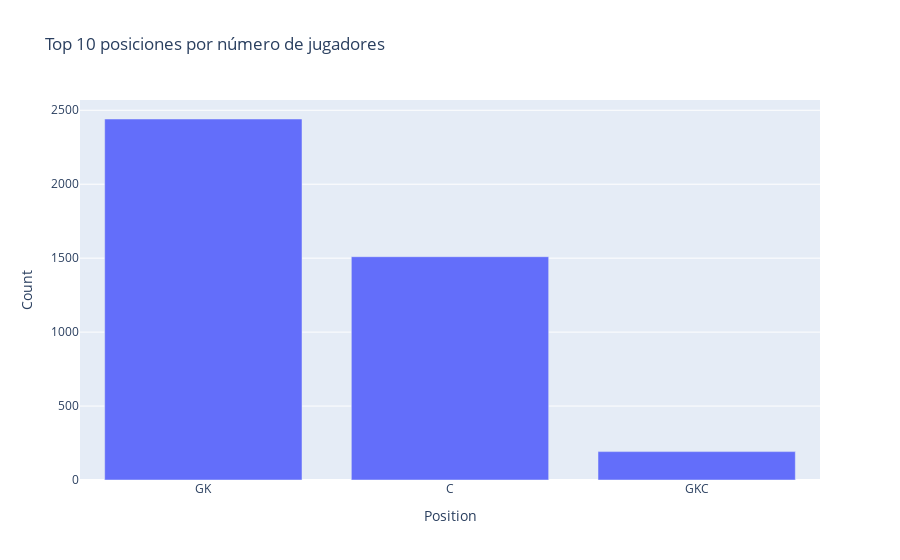
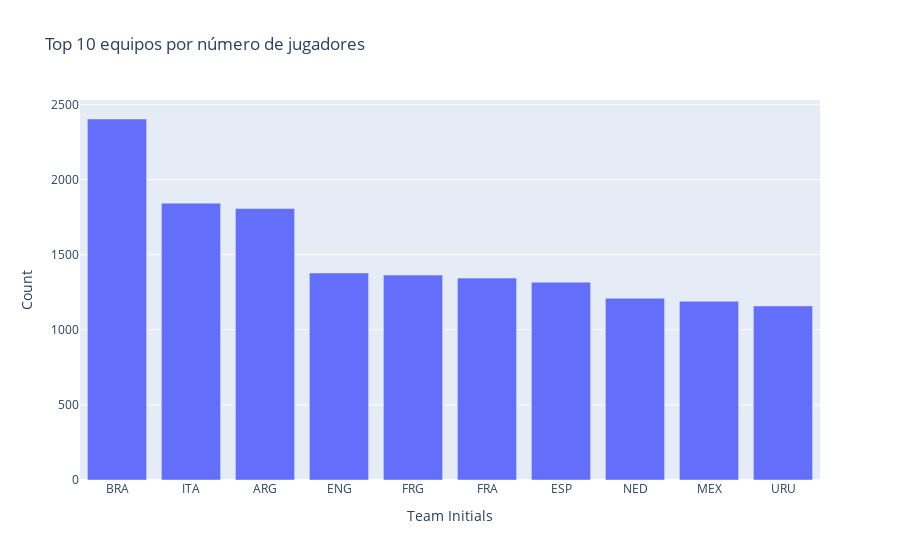

Notebook source saved alongside these figures, in order:
### Markdown cell above
### 2) Visualización de datos

**Tareas:**  
- Instalar/usar Plotly si es necesario.  
- Graficar **conteo de jugadores por `Position`** (Top 10).  
- Graficar **conteo de jugadores por `Team Initials`** (Top 10).

> Sugerencia: agrega `.to_pandas()` antes de pasar a Plotly para recolectar y graficar.

### Code cell
# TODO: tu código aquí
import plotly.express as px

pos_counts = (
    kdf["Position"]
    .value_counts()
    .reset_index()
    .rename(columns={"index":"Position","Position":"Count"})
    .to_pandas()
    .head(10)
)

fig1 = px.bar(pos_counts, x="Position", y="Count", title="Top 10 posiciones por número de jugadores")
fig1.show()

team_counts = (
    kdf["Team Initials"].value_counts()
    .reset_index()
    .rename(columns={"index":"Team Initials","Team Initials":"Count"})
    .to_pandas()
    .head(10)
)

fig2 = px.bar(team_counts, x="Team Initials", y="Count", title="Top 10 equipos por número de jugadores")
fig2.show()

### Figure 1 — Plotly figure (JSON) as saved in the notebook; plotly's stock layout.template omitted (floating-point values rounded to 4 significant figures)
{"data": [{"hovertemplate": "Position=%{x}<br>Count=%{y}<extra></extra>", "legendgroup": "", "marker": {"color": "#636efa", "pattern": {"shape": ""}}, "name": "", "orientation": "v", "showlegend": false, "textposition": "auto", "type": "bar", "x": ["GK", "C", "GKC"], "xaxis": "x", "y": [2441, 1510, 192], "yaxis": "y"}], "layout": {"barmode": "relative", "legend": {"tracegroupgap": 0}, "title": {"text": "Top 10 posiciones por número de jugadores"}, "xaxis": {"anchor": "y", "domain": [0, 1], "title": {"text": "Position"}}, "yaxis": {"anchor": "x", "domain": [0, 1], "title": {"text": "Count"}}}}

### Figure 2 — Plotly figure (JSON) as saved in the notebook; plotly's stock layout.template omitted (floating-point values rounded to 4 significant figures)
{"data": [{"hovertemplate": "Team Initials=%{x}<br>Count=%{y}<extra></extra>", "legendgroup": "", "marker": {"color": "#636efa", "pattern": {"shape": ""}}, "name": "", "orientation": "v", "showlegend": false, "textposition": "auto", "type": "bar", "x": ["BRA", "ITA", "ARG", "ENG", "FRG", "FRA", "ESP", "NED", "MEX", "URU"], "xaxis": "x", "y": [2403, 1843, 1807, 1378, 1364, 1344, 1317, 1210, 1190, 1159], "yaxis": "y"}], "layout": {"barmode": "relative", "legend": {"tracegroupgap": 0}, "title": {"text": "Top 10 equipos por número de jugadores"}, "xaxis": {"anchor": "y", "domain": [0, 1], "title": {"text": "Team Initials"}}, "yaxis": {"anchor": "x", "domain": [0, 1], "title": {"text": "Count"}}}}
